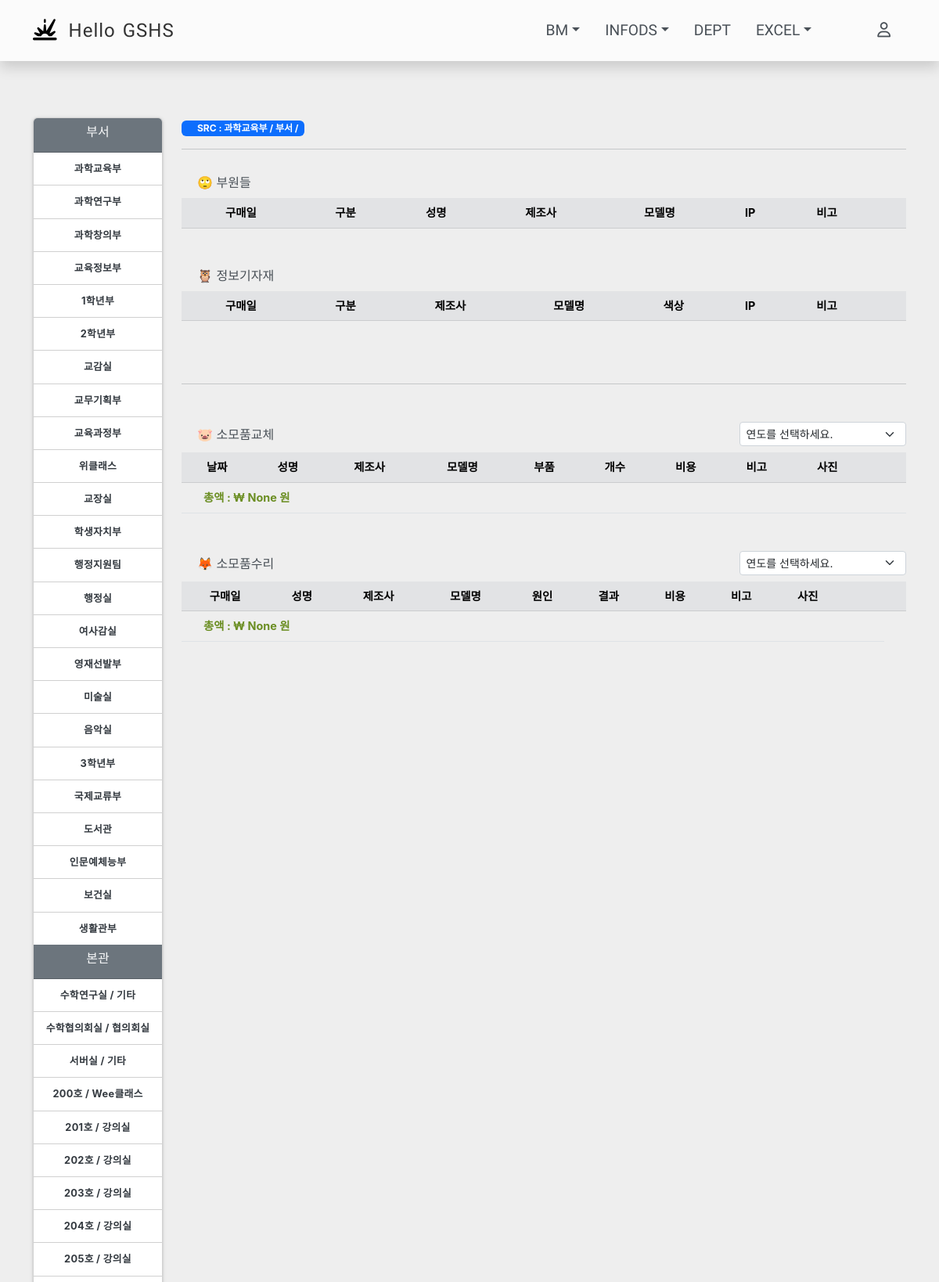
/gigi/buseo/과학교육부/ (upper part), run on the app's committed database.
### gshsapp/models.py (models this page shows, shortened)
class Location(models.Model):
    LGUBUN = (
        ('부서','부서'),
        ('강의실','강의실'),
        ('실험실','실험실'),
        ('협의회실','협의회실'),
        ('강당','강당'),
        ('서버실','서버실'),
        ('동아리실','동아리실'),
        ('기타','기타'),
    )
    BGUBUN = (
        ('본관','본관'),
        ('SRC','SRC'),
        ('학술정보관','학술정보관'),
        ('학습관','학습관'),
        ('자치관','자치관'),
        ('창조관','창조관'),
        ('급식소','급식소'),
        ('우정1관','우정1관'),
        ('우정2관','우정2관'),
        ('아름관','아름관'),
    )
    building = models.CharField(max_length=50, choices=BGUBUN)
    hosil = models.CharField(max_length=20)
    locationgubun = models.CharField(max_length=20, default='기타', choices=LGUBUN)
    bigo = models.CharField(max_length=100, null=True, blank=True)
    class Meta:
        db_table = "location"

### gshsapp/views.py (the view)
# urls.py: path('gigi/buseo/<str:buseogubun>/', views.InfogigiBuseo, name='gigi_buseo'),
def InfogigiBuseo(request, buseogubun):
    gubun = request.GET.get('gubun',False)
    if gubun:
        data = {}
        data['gubun'] = gubun
        changeyear = request.GET.get('buseoyear','')
        buseogubun = request.GET.get('buseogubun','')
        a_date = changeyear +"-3-1"
        start_date = datetime.datetime.strptime(a_date, '%Y-%m-%d').date()
        end_date = start_date+ datetime.timedelta(days=364)
        if gubun == 'change':
            changes = Replacement.objects.filter(gigiinfo__location__hosil=buseogubun, date__range=[start_date, end_date]).annotate(changeTotal = F('count') *  F('cost'))
            changeTotalCost = changes.aggregate(Sum('changeTotal'))
            data['html_buseo'] = render_to_string('gshsapp/snipet/buseo_change_list.html', {"changeyear":changeyear, "changes":changes, "changeTotalCost":changeTotalCost})
        else:
            repairs = Repair.objects.filter(gigiinfo__location__hosil=buseogubun, date__range=[start_date, end_date])
            repairTotalCost = repairs.aggregate(Sum('cost'))
            data['html_buseo'] = render_to_string('gshsapp/snipet/buseo_repair_list.html', {"changeyear":changeyear, "repairs":repairs, "repairTotalCost":repairTotalCost})
        return JsonResponse(data)
    else:
        buseos = Location.objects.filter(locationgubun='부서')
        gitas = Location.objects.exclude(locationgubun='부서')
        buseo_name = Location.objects.get(hosil=buseogubun)
        a_date = str(datetime.datetime.today().year) +"-3-1"
        start_date = datetime.datetime.strptime(a_date, '%Y-%m-%d').date()
        end_date = start_date+ datetime.timedelta(days=364)
        repairs = Repair.objects.filter(gigiinfo__location__hosil=buseogubun, date__range=[start_date, end_date])
        repairTotalCost = repairs.aggregate(Sum('cost'))
        changes = Replacement.objects.filter(gigiinfo__location__hosil=buseogubun, date__range=[start_date, end_date]).annotate(changeTotal = F('count') *  F('cost'))
        changeTotalCost = changes.aggregate(Sum('changeTotal'))
        members = buseo_name.gigiinfo.exclude(user__is_active =False).filter(jaego=False, notuse=False)
        return render(request, 'gshsapp/buseo.html', {'buseo_name':buseo_name, 'buseos':buseos, 'gitas':gitas, 'members':members, 'changes':changes,'repairs':repairs, 'buseogubun':buseogubun, 'repairTotalCost':repairTotalCost, 'changeTotalCost':changeTotalCost})

### gshsapp/templates/gshsapp/buseo.html (shortened to what this page needs)
{% extends 'base.html' %}
{% block content %}
{% load humanize %}
{% load static %}
<div class="row">
    <div class="col-md-2">
        <div class="card box_shadow">
            <div class="card-header bg-secondary text-light text-center">
              <h6>부서</h6>
            </div>
            <div class="card-body">
                <ul style="margin-bottom: 0;">
                {% for buseo in buseos %}
                  {% if buseo.locationgubun == '부서' %}
                    <li><a class="buseo-gubun" href="{% url 'gshsapp:gigi_buseo' buseo.hosil %}" title="{{ gita.bigo }}">{{buseo.hosil }}</a></li>
                  {% endif %}
                {% endfor %}
                </ul>
            </div>
            <div class="card-header bg-secondary text-light text-center">
              <h6>본관</h6>
            </div>
            <div class="card-body">
                <ul style="margin-bottom: 0;">
                {% for gita in gitas %}
                  {% if gita.building == '본관' %}
                    <li><a class="buseo-gubun" href="{% url 'gshsapp:gigi_buseo' gita.hosil %}" title="{{ gita.bigo }}"> {{ gita.hosil}} / {{gita.locationgubun }}</a></li>
                  {% endif %}
                {% endfor %}
                </ul>
            </div>
        </div>
    </div>
    <div class="col-md-10">
      <div>
        <span style="padding-left: 20px;" class="badge bg-primary">{{ buseo_name.building }} : {{ buseo_name.hosil }} / {{ buseo_name.locationgubun }} / {% if buseo_name.bigo != None %} {{ buseo_name.bigo }} {% endif %}</span>
      </div>
      <hr>
      <div style="margin-top: 30px;">
        <span style="padding-left: 20px;">🙄 부원들 </span>
      </div>
      <table class="table text-center mt-2">
          <thead class="table-secondary">
            <tr>
              <th scope="col">구매일</th>
              <th scope="col">구분</th>
              <th scope="col">성명</th>
              <th scope="col">제조사</th>
              <th scope="col">모델명</th>
              <th scope="col">IP</th>
              <th scope="col">비고</th>
              <th scope="col"></th>
            </tr>
          </thead>
        </table>
        <div class="mt-5">
          <span style="padding-left: 20px;">🦉 정보기자재 </span>
        </div>
        <table class="table text-center mt-2">
          <thead class="table-secondary">
            <tr>
              <th scope="col">구매일</th>
              <th scope="col">구분</th>
              <th scope="col">제조사</th>
              <th scope="col">모델명</th>
              <th scope="col">색상</th>
              <th scope="col">IP</th>
              <th scope="col">비고</th>
              <th scope="col"></th>
            </tr>
          </thead>
        </table>
        <br><br><hr>
        <div class="mt-5 row">
          <div class="col-md-5 pt-1"><span style="padding-left: 20px;">🐷 소모품교체 </span></div>
          <div class="ms-auto col-md-3" id="changeSelect">
            <select class="form-select form-select-sm change_year" data-buseo="{{buseogubun}}" data-gubun="change" aria-label=".form-select-sm">
              <option selected>연도를 선택하세요.</option>
            </select>
          </div>
        </div>
        <table class="table text-center mt-2">
          <thead class="table-secondary">
            <tr>
              <th scope="col">날짜</th>
              <th scope="col">성명</th>
              <th scope="col">제조사</th>
              <th scope="col">모델명</th>
              <th scope="col">부품</th>
              <th scope="col">개수</th>
              <th scope="col">비용</th>
              <th scope="col">비고</th>
              <th scope="col">사진</th>
              <th scope="col" style="width: 3%;"></th>
              <th scope="col" style="width: 3%;"></th>
            </tr>
          </thead>
          <tbody id="changes_list">
          <tr>
            <td colspan="11">
              <div style="text-align: left;">
                <span style="margin-left:20px;font-size: 0.9rem; font-weight: bold;color:olivedrab;"> 총액 : &#8361; {{changeTotalCost.changeTotal__sum|intcomma}} 원</span>
              </div>
            </td>
          </tr>
          </tbody>
        </table>
        <div class="mt-5 row">
          <div class="col-md-5 pt-1"><span style="padding-left: 20px;">🦊 소모품수리 </span></div>
          <div class="ms-auto col-md-3" id="repairSelect">
            <select class="form-select form-select-sm change_year" data-buseo="{{buseogubun}}" data-gubun="repair" aria-label=".form-select-sm">
              <option selected>연도를 선택하세요.</option>
            </select>
          </div>
        </div>
        <table class="table text-center mt-2">
          <thead class="table-secondary">
            <tr>
              <th scope="col">구매일</th>
              <th scope="col">성명</th>
              <th scope="col">제조사</th>
              <th scope="col">모델명</th>
              <th scope="col">원인</th>
              <th scope="col">결과</th>
              <th scope="col">비용</th>
              <th scope="col">비고</th>
              <th scope="col">사진</th>
              <th scope="col" style="width: 3%;"></th>
              <th scope="col" style="width: 3%;"></th>
              <th scope="col" style="width: 3%;"></th>
            </tr>
          </thead>
          <tbody id="repairs_list">
        <tr>
          <td colspan="11">
            <div style="text-align: left;">
              <span style="margin-left:20px;font-size: 0.9rem; font-weight: bold;color:olivedrab;"> 총액 : &#8361; {{repairTotalCost.cost__sum|intcomma}} 원</span>
            </div>
          </td>
        </tr>
          </tbody>
        </table>
    </div>
<link href="{% static 'css/lightbox.min.css' %}" rel="stylesheet" >
{% endblock %}

### static/css/gshs.css (style rules this page uses)
html, body { -ms-overflow-style: none; background-color: #eee; color: #495057; font-family: "NotoSansKR-Regular", -apple-system, BlinkMacSystemFont, "Segoe UI", Roboto, "Helvetica Neue", Arial, "Noto Sans", sans-serif, "Apple Color Emoji", "Segoe UI Emoji", "Segoe UI Symbol", "Noto Color Emoji"; }
a { text-decoration: none; }
.table { --bs-table-color: #495057; color: #495057; font-size: 0.9rem; }
.box_shadow { box-shadow: 0 2px 2px 0 rgb(0 0 0 / 12%), 0 3px 1px -2px rgb(0 0 0 / 6%), 0 1px 5px 0 rgb(0 0 0 / 12%); }
.card-body { padding: 0; }
.card-body ul { padding: 0; }
.card-body li { list-style-type: none; letter-spacing: 0.3px; padding: 11px; margin: 0; color: #495057; text-align: center; border-bottom: 1px solid #d0d0d0; font-size: 0.8rem; font-weight: bold; }
.card-body li:last-child { border-bottom: 0; }
a.buseo-gubun { color: #343a40; }

### data on the page
Location: hosil "과학교육부", building "SRC", locationgubun "부서"
Location: hosil "과학연구부"
Location: hosil "과학창의부"
Location: hosil "교육정보부"
Location: hosil "1학년부"
Location: hosil "2학년부"
Location: hosil "교감실"
Location: hosil "교무기획부"
Location: hosil "교육과정부"
Location: hosil "위클래스"
Location: hosil "교장실"
Location: hosil "학생자치부"
Location: hosil "행정지원팀"
Location: hosil "행정실"
Location: hosil "여사감실"
Location: hosil "영재선발부"
Location: hosil "미술실"
Location: hosil "음악실"
Location: hosil "3학년부"
Location: hosil "국제교류부"
Location: hosil "도서관"
Location: hosil "인문예체능부"
Location: hosil "보건실"
Location: hosil "생활관부"
Location: hosil "수학연구실", locationgubun "기타"
Location: hosil "수학협의회실", locationgubun "협의회실"
Location: hosil "서버실", locationgubun "기타"
Location: hosil "200호", locationgubun "Wee클래스"
Location: hosil "201호", locationgubun "강의실"
Location: hosil "202호", locationgubun "강의실"
Location: hosil "203호", locationgubun "강의실"
Location: hosil "204호", locationgubun "강의실"
Location: hosil "205호", locationgubun "강의실"

### other printed values
{{ changeTotalCost.changeTotal__sum|intcomma }} "None"
{{ repairTotalCost.cost__sum|intcomma }} "None"
